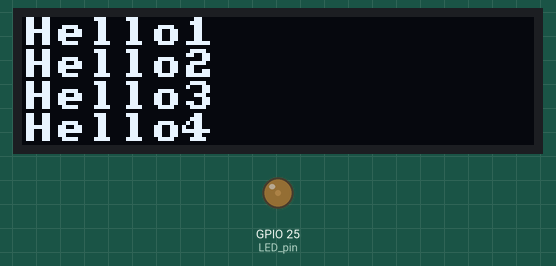
This program was run on a simulated ESP32. Shown: 128×32 one-colour display, output pins drawn as LEDs (lit = HIGH). What the program prints to the serial monitor is not drawn.

Above: at 1.1 s.
At 4.1 s:
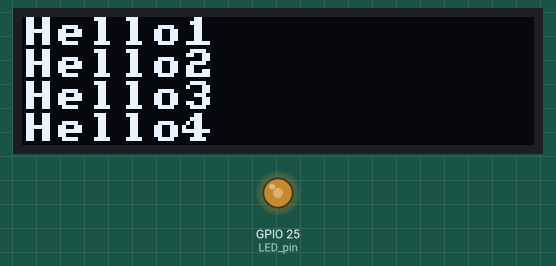
At 6.1 s:
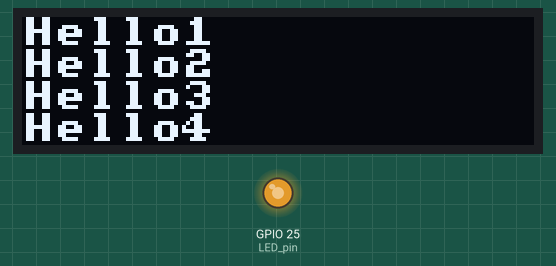
At 8.1 s:
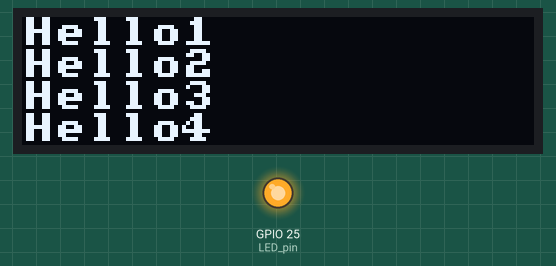
Timing chart, 0 to 9.6 s (numbered marks = the images above):
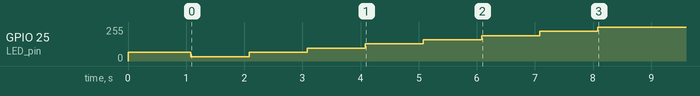

Measured:
- by itself, GPIO 25 (LED_pin): 64/255 → 32/255 at 1.1 s, → 64/255 1.0 s later, → 96/255 1.0 s later, → 128/255 1.0 s later, … (8 changes in this stretch)

The program:

main.cpp
```cpp
#include <Arduino.h>
#include <U8x8lib.h>

#define LED_pin 25

#define PWM_channel 0 // channel (0-15)
#define PWM_frequency 5 // frequency in Hz
#define PWM_resolution 10 // nbr on bits

#define SDA_pin 21 // data
#define SCL_pin 22 // clock

//U8X8_SSD1306_128X64_NONAME_HW_I2C oledDisplay(U8X8_PIN_NONE);
U8X8_SSD1306_128X32_UNIVISION_HW_I2C oledDisplay(U8X8_PIN_NONE);

float hallValue = 0;
int pwmValue = 0;
void setup() {
  // put your setup code here, to run once:
  // configure serial monitoring
  Serial.begin(115200);
  Serial.println("Start program");
  // configure led pin as output
  pinMode(LED_pin, OUTPUT);
  // configure PWM
  ledcSetup(PWM_channel, PWM_frequency, PWM_resolution);
  ledcAttachPin(LED_pin, PWM_channel);
  Serial.println("PWM duty 25%");
  ledcWrite(PWM_channel, 256); // 1024/4 = 256
  // configure and initiate OLED display
  oledDisplay.begin();
  oledDisplay.setPowerSave(0);
  oledDisplay.setFont(u8x8_font_amstrad_cpc_extended_f);
  oledDisplay.clear();
  oledDisplay.setCursor(0,0);
  oledDisplay.println("Hello1");
  oledDisplay.println("Hello2");
  oledDisplay.println("Hello3");
  oledDisplay.println("Hello4");
  delay(1000);
}

void loop() {
  // put your main code here, to run repeatedly:
  // Blink led by on and off
  /*digitalWrite(LED_pin, HIGH);
  delay(500);
  digitalWrite(LED_pin, LOW);
  delay(500);*/
  // read internal temperature of esp32. return 53.33 C all the time.
  Serial.print(temperatureRead());
  Serial.println(" C");
  // read internal hall. hall sensor is used to measure the magnitude of a magnetic field.
  hallValue = hallRead();
  Serial.println(hallValue);
  if((hallValue>10) and (pwmValue<8)){
    pwmValue++;
  }
  if((hallValue<-10) and (pwmValue>0)){
    pwmValue--;
  }
  ledcWrite(PWM_channel, 128*pwmValue);
  delay(1000);
}
```
